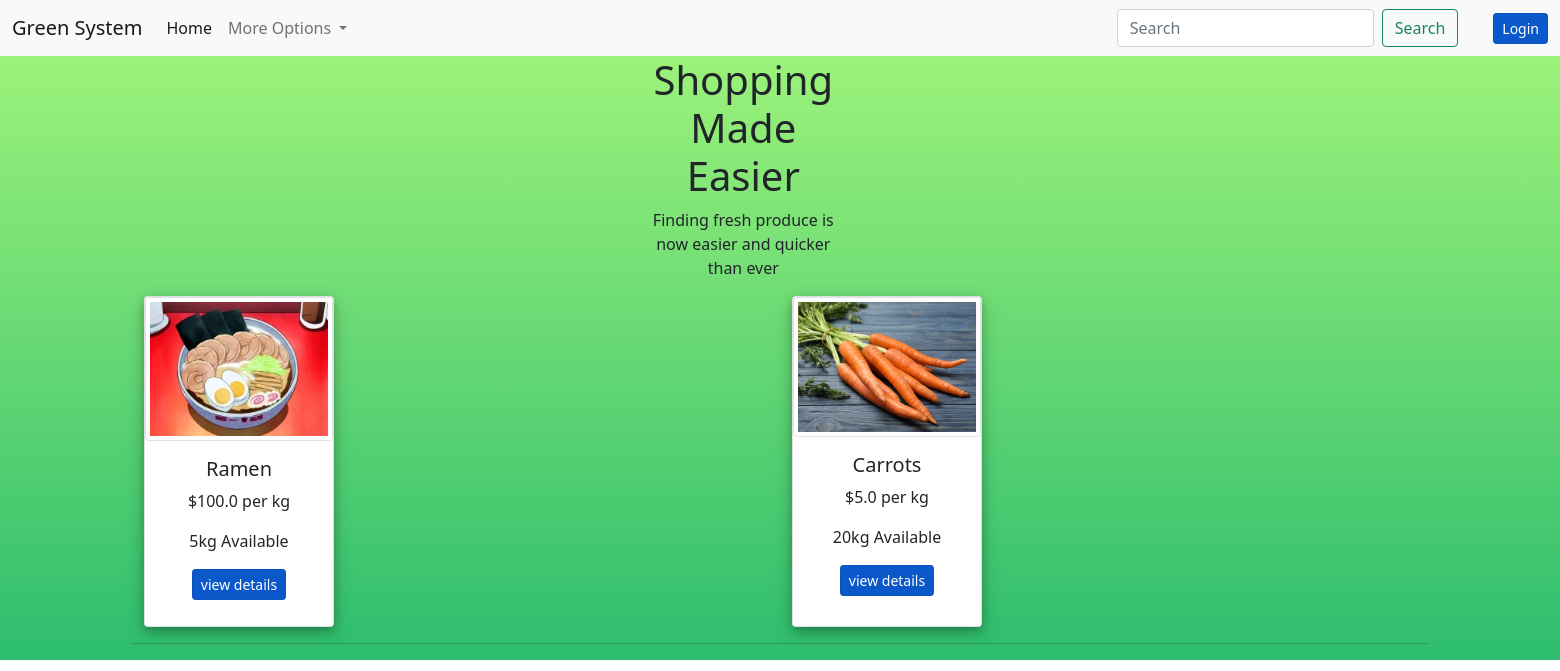
Before: / with the older database file.
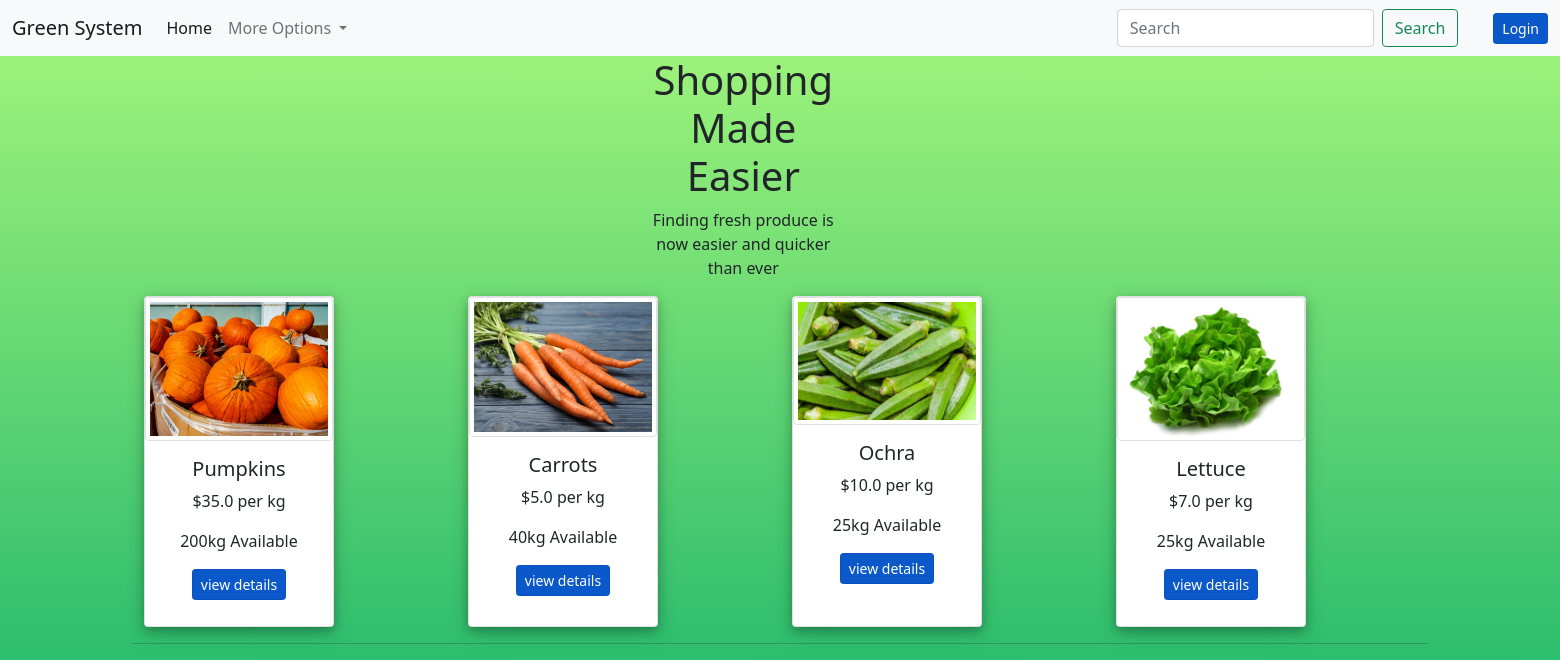
After: the same page with the newer database file.
### main.py (models this page shows, shortened)
class Item(db.Model):
    id=db.Column(db.Integer,primary_key=True)
    user_id=db.Column(db.Integer,db.ForeignKey('user.id'))
    name=db.Column(db.String,nullable=False)
    image=db.Column(db.String,nullable=False)
    quantity=db.Column(db.Integer,nullable=False)
    price=db.Column(db.Float,nullable=False)
    delivery=db.Column(db.String,nullable=False)

### main.py (the view)
@app.route('/',methods=['GET'])
def index():
    users=User.query.all()
    items=Item.query.all()
    images=[]
    for item in items:
        images.append(url_for('static',filename='item_images/+item.image'))
    return render_template('index.html',users=users,items=items,images=images)

### templates/index.html (shortened to what this page needs)
{% extends "layout.html" %}
{% block content %}
<div class="header" style="text-align: center; transform:translateX(38%);">
    <div class="new-container" style="align-items: flex-end;">
        <div class="row">
            <div class="col-2">
                <h1>Shopping Made Easier</h1>
                <p>Finding fresh produce is now easier and quicker than ever</p>
            </div>
        </div>
    </div>
</div>
<div class='container'>
    <div class="row">
    {% for item in items%}
    <div class="col">
    <div class="card"> <img class='mx-auto img-thumbnail' src="/static/item_images/{{item.image}}" width="100%" height="100%" max-height="100px" max-midth="100px" />
        <div class="card-body text-center mx-auto">
            <div class='cvp'>
                <h5 class="card-title font-weight-bold">{{item.name}}</h5>
                <p class="card-text">${{item.price}} per kg</p> <p class="card-text">{{item.quantity}}kg Available</p><a href="/item_details/{{item.id}}" class="btn btn-primary btn-sm active">view details</a><br />
            </div>
        </div>
    </div>
</div>
<br/>
    {%endfor%}
</div>
</div>
<hr/>
{% endblock %}

### templates/layout.html (shortened to what this page needs)
<!doctype html>
<html lang="en">
  <head>
    <link rel="stylesheet" href="{{ url_for('static', filename='style.css') }}">
    <link href="https://cdn.jsdelivr.net/npm/bootstrap@5.1.3/dist/css/bootstrap.min.css" rel="stylesheet">
  </head>
  <body>
    {% include 'navbar.html' %}
    <div class="container">
    {% block content%}
    {% endblock %}
    </div>
  </body>
</html>

### templates/navbar.html (shortened to what this page needs)
<nav class="navbar navbar-expand-lg navbar-light bg-light">
    <div class="container-fluid">
      <a class="navbar-brand" href="/">Green System</a>
      <div class="collapse navbar-collapse" id="navbarSupportedContent">
        <ul class="navbar-nav me-auto mb-2 mb-lg-0">
          <li class="nav-item">
            <a class="nav-link active" aria-current="page" href="/">Home</a>
          </li>
          <li class="nav-item dropdown">
            <a class="nav-link dropdown-toggle" href="#" id="navbarDropdown" role="button" data-bs-toggle="dropdown" aria-expanded="false">
              More Options
            </a>
          </li>
        </ul>
        <form class="d-flex">
          <input class="form-control me-2" type="search" placeholder="Search" aria-label="Search">
          <button class="btn btn-outline-success" type="submit">Search</button>
        </form>
        {% if current_user.is_authenticated %}
        <a href="/logout" style="margin-left:2.5em" methods="GET" class="btn btn-primary btn-sm active" role="button" aria-pressed="true">Logout</a>
        {%else%}
        <a href="/login" style="margin-left:2.5em" methods="GET" class="btn btn-primary btn-sm active" role="button" aria-pressed="true">Login</a>
        {%endif%}
      </div>
    </div>
  </nav>

### static/style.css (style rules this page uses)
.new-container { max-width: 1300px; margin: auto; padding-left: 25px; padding-right: 25px; }
a { text-decoration: none; }
body { background: -webkit-linear-gradient(bottom, #2dbd6e, #a6f77b); background-repeat: no-repeat; }
body { background-color: #eee }
.container { width: 900px }
.card { background-color: #fff; border: none; border-radius: 10px; width: 190px; box-shadow: 0 4px 8px 0 rgba(0, 0, 0, 0.2), 0 6px 20px 0 rgba(0, 0, 0, 0.19); margin-bottom:10px; height:100%; }

Changed rows visible on the page:
changed Item: image: a different picture; name "Ramen" → "Pumpkins"; price "100.0" → "35.0"; quantity "5" → "200"
changed Item "Carrots": quantity "20" → "40"
added Item: image (picture), name "Ochra", price "10.0", quantity "25"
added Item: image (picture), name "Lettuce", price "7.0", quantity "25"
